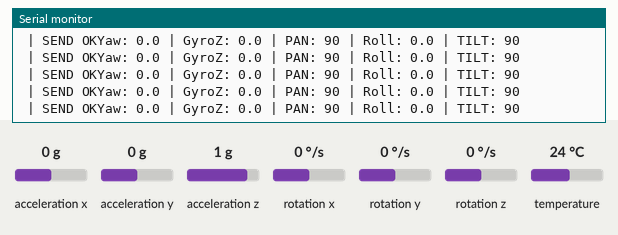
A sketch run on a simulated ESP32. Shown: the last lines printed to the serial monitor. The inputs (shaded band) are chosen by the test bench; at power-on: rotation z 0 °/s, acceleration y 0 g, acceleration z 1 g, acceleration x 0 g, rotation x 0 °/s, rotation y 0 °/s, temperature 24 °C.

Above: at 2.2 s.
2.3 s: rotation z set to -192 °/s
At 3.2 s:
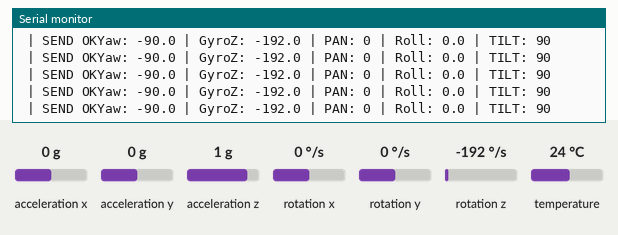
5.3 s: acceleration y set to -1.4 g
At 5.9 s:
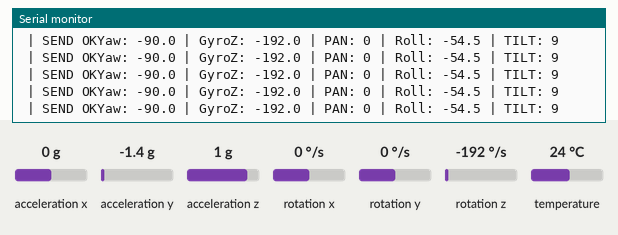
6.8 s: acceleration z set to -1.4 g
At 7.9 s:
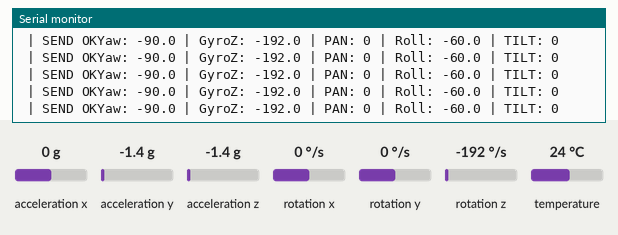
Timing chart, 0 to 9.8 s (numbered marks = the images above; inputs shaded):
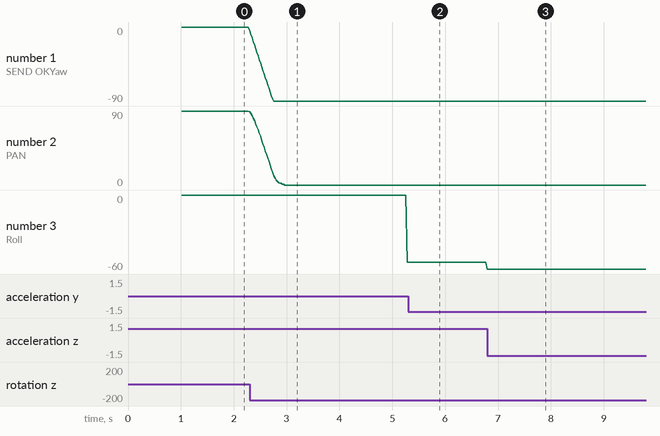

Measured:
- after the input at 2.3 s, the serial monitor: prints a new line at once (image 1)
- after the input at 5.3 s, the serial monitor: prints a new line at once (image 2)
- after the input at 6.8 s, the serial monitor: prints a new line at once (image 3)
- plotted number 1: 0 → -90 after the input at 2.3 s
- plotted number 3: 0 → -54.5 after the input at 2.3 s, -54.5 → -60 after the input at 5.3 s

The sketch:

sender_mpu6050.ino
```cpp
#include <WiFi.h>
#include <esp_now.h>

#include <Wire.h>
#include <Adafruit_MPU6050.h>
#include <Adafruit_Sensor.h>

Adafruit_MPU6050 mpu;

uint8_t receiverAddress[] = {
  0x00, 0x70, 0x07, 0xE3, 0x15, 0xD8
};

typedef struct struct_message {
  int pan;
  int tilt;
} struct_message;

struct_message sendData;
esp_now_peer_info_t peerInfo;

float smoothPan = 90.0;
float smoothTilt = 90.0;
float smoothing = 0.25;

float yaw = 0.0;
unsigned long lastTime = 0;
float gyroDeadZone = 1.0;

void OnDataSent(const uint8_t *mac_addr,
                esp_now_send_status_t status) {
  if (status == ESP_NOW_SEND_SUCCESS) {
    Serial.print(" | SEND OK");
  } else {
    Serial.print(" | SEND FAILED");
  }
}

void setup() {
  Serial.begin(115200);
  delay(1000);

  Serial.println();
  Serial.println("====================================");
  Serial.println("ESP32 MPU6050 SENDER");
  Serial.println("PAN  = YAW");
  Serial.println("TILT = ROLL");
  Serial.println("====================================");

  Wire.begin(21, 22);

  if (!mpu.begin()) {
    Serial.println("MPU6050 NOT FOUND!");
    while (1) {
      delay(1000);
    }
  }

  Serial.println("MPU6050 CONNECTED");

  mpu.setAccelerometerRange(MPU6050_RANGE_8_G);
  mpu.setGyroRange(MPU6050_RANGE_500_DEG);
  mpu.setFilterBandwidth(MPU6050_BAND_21_HZ);

  WiFi.mode(WIFI_STA);

  Serial.print("Sender MAC: ");
  Serial.println(WiFi.macAddress());

  if (esp_now_init() != ESP_OK) {
    Serial.println("ESP-NOW INIT FAILED");
    return;
  }

  esp_now_register_send_cb(OnDataSent);

  memset(&peerInfo, 0, sizeof(peerInfo));
  memcpy(peerInfo.peer_addr, receiverAddress, 6);
  peerInfo.channel = 0;
  peerInfo.encrypt = false;

  if (esp_now_add_peer(&peerInfo) != ESP_OK) {
    Serial.println("FAILED TO ADD RECEIVER");
    return;
  }

  Serial.println("ESP-NOW READY");

  lastTime = millis();
  yaw = 0;
  smoothPan = 90;
  smoothTilt = 90;
  sendData.pan = 90;
  sendData.tilt = 90;

  Serial.println("SYSTEM READY");
}

void loop() {
  sensors_event_t a;
  sensors_event_t g;
  sensors_event_t temp;

  mpu.getEvent(&a, &g, &temp);

  unsigned long now = millis();
  float dt = (now - lastTime) / 1000.0;
  lastTime = now;

  if (dt <= 0 || dt > 0.2) {
    dt = 0.02;
  }

  float gyroZ = g.gyro.z * 180.0 / PI;

  if (abs(gyroZ) < gyroDeadZone) {
    gyroZ = 0;
  }

  yaw += gyroZ * dt;
  yaw = constrain(yaw, -90.0, 90.0);

  int targetPan = map(
    (int)yaw,
    -90,
    90,
    0,
    180
  );

  float roll = atan2(
    a.acceleration.y,
    a.acceleration.z
  ) * 180.0 / PI;

  roll = constrain(roll, -60.0, 60.0);

  int targetTilt = map(
    (int)roll,
    -60,
    60,
    0,
    180
  );

  smoothPan = smoothPan + smoothing * (targetPan - smoothPan);
  smoothTilt = smoothTilt + smoothing * (targetTilt - smoothTilt);

  sendData.pan = constrain((int)smoothPan, 0, 180);
  sendData.tilt = constrain((int)smoothTilt, 0, 180);

  esp_now_send(
    receiverAddress,
    (uint8_t *)&sendData,
    sizeof(sendData)
  );

  Serial.print("Yaw: ");
  Serial.print(yaw, 1);
  Serial.print(" | GyroZ: ");
  Serial.print(gyroZ, 1);
  Serial.print(" | PAN: ");
  Serial.print(sendData.pan);
  Serial.print(" | Roll: ");
  Serial.print(roll, 1);
  Serial.print(" | TILT: ");
  Serial.print(sendData.tilt);
  Serial.println();

  delay(20);
}
```
